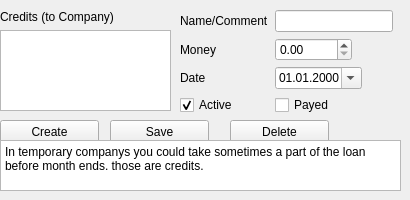
       <widget class="QWidget" name="tab">
        <attribute name="title">
         <string>Credits</string>
        </attribute>
        <widget class="QWidget" name="verticalLayoutWidget">
         <property name="geometry">
          <rect>
           <x>0</x>
           <y>10</y>
           <width>171</width>
           <height>101</height>
          </rect>
         </property>
         <layout class="QVBoxLayout" name="verticalLayout">
          <item>
           <widget class="QLabel" name="label_25">
            <property name="text">
             <string>Credits (to Company)</string>
            </property>
           </widget>
          </item>
          <item>
           <widget class="QListWidget" name="creditList"/>
          </item>
         </layout>
        </widget>
        <widget class="QWidget" name="formLayoutWidget_3">
         <property name="geometry">
          <rect>
           <x>180</x>
           <y>10</y>
           <width>213</width>
           <height>105</height>
          </rect>
         </property>
         <layout class="QFormLayout" name="formLayout_3">
          <property name="fieldGrowthPolicy">
           <enum>QFormLayout::ExpandingFieldsGrow</enum>
          </property>
          <property name="labelAlignment">
           <set>Qt::AlignLeading|Qt::AlignLeft|Qt::AlignVCenter</set>
          </property>
          <item row="1" column="0">
           <widget class="QLabel" name="label_15">
            <property name="text">
             <string>Money</string>
            </property>
           </widget>
          </item>
          <item row="1" column="1">
           <widget class="QDoubleSpinBox" name="creditValue">
            <property name="decimals">
             <number>2</number>
            </property>
            <property name="maximum">
             <double>99999.990000000005239</double>
            </property>
           </widget>
          </item>
          <item row="3" column="0">
           <widget class="QLabel" name="label_16">
            <property name="text">
             <string>Date</string>
            </property>
           </widget>
          </item>
          <item row="3" column="1">
           <widget class="QDateEdit" name="creditDate">
            <property name="displayFormat">
             <string>dd.MM.yyyy</string>
            </property>
            <property name="calendarPopup">
             <bool>true</bool>
            </property>
           </widget>
          </item>
          <item row="4" column="1">
           <widget class="QCheckBox" name="creditPayed">
            <property name="text">
             <string>Payed</string>
            </property>
           </widget>
          </item>
          <item row="0" column="1">
           <widget class="QLineEdit" name="creditName"/>
          </item>
          <item row="0" column="0">
           <widget class="QLabel" name="label_30">
            <property name="text">
             <string>Name/Comment</string>
            </property>
           </widget>
          </item>
          <item row="4" column="0">
           <widget class="QCheckBox" name="creditActive">
            <property name="text">
             <string>Active</string>
            </property>
            <property name="checked">
             <bool>true</bool>
            </property>
           </widget>
          </item>
         </layout>
        </widget>
        <widget class="QPushButton" name="createCredit">
         <property name="geometry">
          <rect>
           <x>0</x>
           <y>120</y>
           <width>99</width>
           <height>23</height>
          </rect>
         </property>
         <property name="text">
          <string>Create</string>
         </property>
        </widget>
        <widget class="QPushButton" name="saveCredit">
         <property name="geometry">
          <rect>
           <x>110</x>
           <y>120</y>
           <width>99</width>
           <height>23</height>
          </rect>
         </property>
         <property name="text">
          <string>Save</string>
         </property>
        </widget>
        <widget class="QPushButton" name="deleteCredit">
         <property name="geometry">
          <rect>
           <x>230</x>
           <y>120</y>
           <width>99</width>
           <height>23</height>
          </rect>
         </property>
         <property name="text">
          <string>Delete</string>
         </property>
        </widget>
        <widget class="QPlainTextEdit" name="plainTextEdit_3">
         <property name="geometry">
          <rect>
           <x>0</x>
           <y>140</y>
           <width>401</width>
           <height>51</height>
          </rect>
         </property>
         <property name="plainText">
          <string>In temporary companys you could take sometimes a part of the loan before month ends. those are credits.</string>
         </property>
        </widget>
       </widget>
